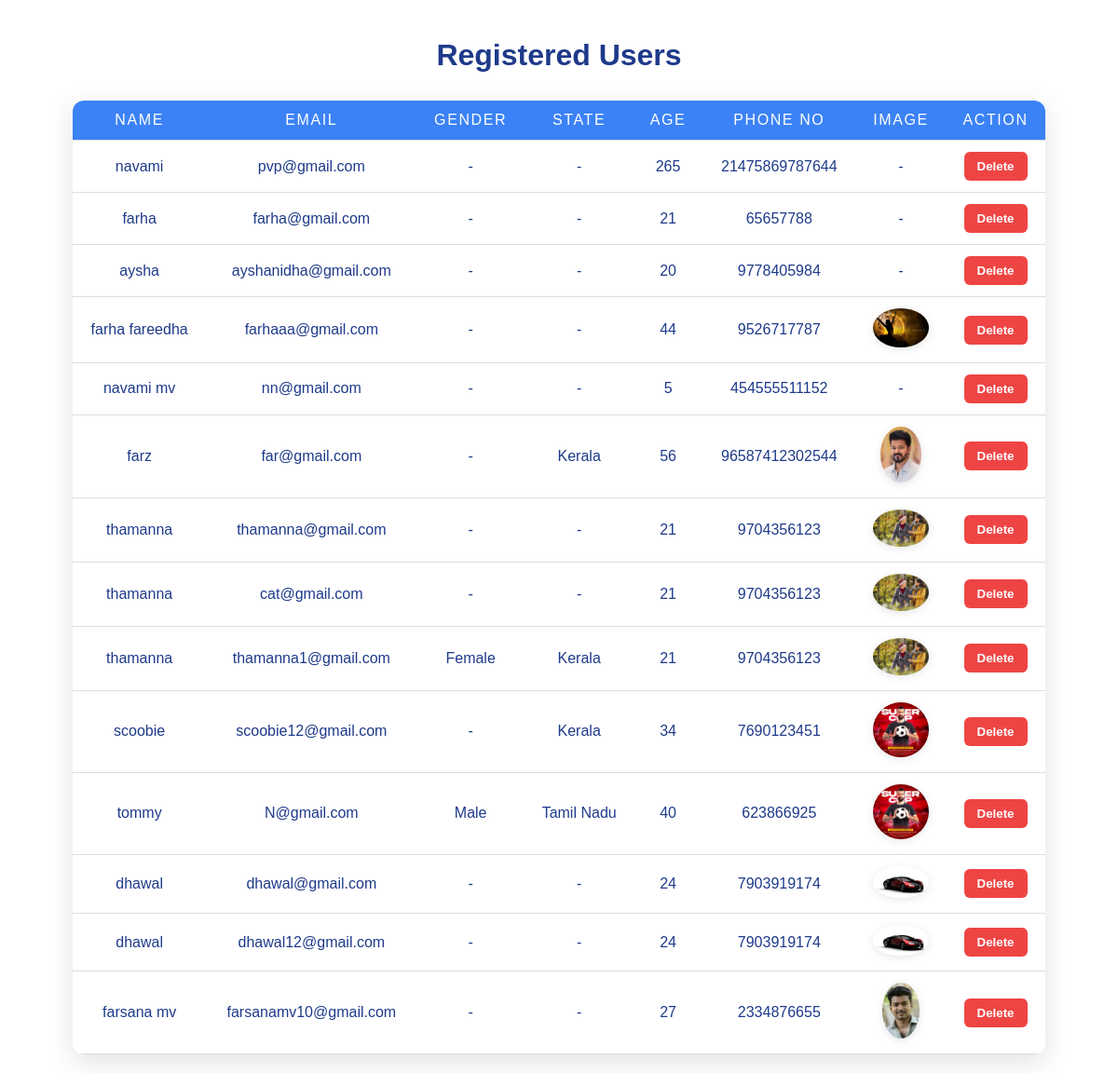
The page /userlist/ on the database its author committed.
### smartdriverapp/models.py (models this page shows)
class Register(models.Model):
    name=models.CharField(max_length=100,null=True,blank=True)
    email=models.CharField(max_length=100,unique=True)
    GENDER_CHOICES = [
        ('M','male'),
        ('F','female'),
        ('O','other'),
    ]
    gender=models.CharField( max_length=1,choices=GENDER_CHOICES,null=True,blank=True)
    password=models.CharField(max_length=100,null=True,blank=True)
    STATE_CHOICES= [
        ('K','kerala'),
        ('KA','karnataka'),
        ('T','tamilnadu'),
        ('O','other'),
    ]
    state=models.CharField(max_length=2,choices=STATE_CHOICES,null=True,blank=True)
    age=models.IntegerField(null=True,blank=True)
    phone_no=models.IntegerField(null=True,blank=True)
    licenceno=models.CharField(max_length=50,null=True,blank=True)
    image=models.FileField(upload_to='image/',null=True,blank=True)

### smartdriverapp/views.py (the view)
# urls.py: path('userlist/',views.userlist,name='userlist'),
def userlist(request):
    user=models.Register.objects.all()
    return render(request,'userlist.html',{'u':user})

### smartdriverapp/templates/userlist.html (shortened to what this page needs)
<!DOCTYPE html>
<html lang="en">
<head>
</head>
<body>
    <h1>Registered Users</h1>
    {% if u %}
    <table>
        <thead>
            <tr>
                <th>Name</th>
                <th>Email</th>
                <th>Gender</th>
                <th>State</th>
                <th>Age</th>
                <th>Phone No</th>
                <th>Image</th>
                <th>Action</th>
            </tr>
        </thead>
        <tbody>
            {% for user in u %}
            <tr>
                <td>{{ user.name|default:"-" }}</td>
                <td>{{ user.email }}</td>
                <td>
                    {% if user.gender == 'M' %} Male
                    {% elif user.gender == 'F' %} Female
                    {% elif user.gender == 'O' %} Other
                    {% else %} -
                    {% endif %}
                </td>
                <td>
                    {% if user.state == 'K' %} Kerala
                    {% elif user.state == 'KA' %} Karnataka
                    {% elif user.state == 'T' %} Tamil Nadu
                    {% elif user.state == 'O' %} Other
                    {% else %} -
                    {% endif %}
                </td>
                <td>{{ user.age|default:"-" }}</td>
                <td>{{ user.phone_no|default:"-" }}</td>
                <td>
                    {% if user.image %}
                        <img src="{{ user.image.url }}" alt="User Image" />
                    {% else %}
                        -
                    {% endif %}
                </td>
                <td>
                    <form method="POST" action="{% url 'deleteuserlist' user.id %}" onsubmit="return confirm('Are you sure you want to delete this user?');">
                        <button type="submit" class="btn-delete">Delete</button>
                    </form>
                </td>
            </tr>
            {% endfor %}
        </tbody>
    </table>
    {% else %}
    <div class="no-data">No users found.</div>
    {% endif %}
</body>
</html>

### smartdriverapp/templates/userlist.html (style rules this page uses)
body { font-family: Arial, sans-serif; margin: 0; padding: 20px; background: url('https://images.unsplash.com/photo-1506744038136-46273834b3fb?auto=format&fit=crop&w=1470&q=80') no-repeat center center fixed; background-size: cover; color: #333; min-height: 100vh; position: relative; overflow-x: hidden; }
body::before { content: ""; position: fixed; top: 0; left: 0; right: 0; bottom: 0; background: rgba(255, 255, 255, 0.35); backdrop-filter: blur(8px); z-index: -1; }
h1 { text-align: center; margin-bottom: 30px; color: #1e3a8a; text-shadow: 1px 1px 5px rgba(255,255,255,0.8); }
table { width: 90%; margin: 0 auto; border-collapse: collapse; box-shadow: 0 8px 30px rgba(0, 0, 0, 0.12); background: rgba(255, 255, 255, 0.8); border-radius: 12px; overflow: hidden; animation: fadeInTable 1s ease forwards; }
th, td { padding: 12px 15px; text-align: center; border-bottom: 1px solid #ddd; font-weight: 500; color: #1e3a8a; }
th { background-color: #3b82f6; color: white; text-transform: uppercase; letter-spacing: 0.1em; user-select: none; }
img { max-width: 60px; max-height: 60px; border-radius: 50%; object-fit: cover; box-shadow: 0 2px 10px rgba(0,0,0,0.1); transition: transform 0.3s ease; }
.btn-delete { background-color: #ef4444; border: none; color: white; padding: 8px 14px; border-radius: 6px; cursor: pointer; font-weight: 600; transition: background-color 0.3s ease; }
tbody tr { opacity: 0; animation: fadeInRow 0.6s ease forwards; }
tbody tr:nth-child(1) { animation-delay: 0.1s; }
tbody tr:nth-child(2) { animation-delay: 0.25s; }
tbody tr:nth-child(3) { animation-delay: 0.4s; }
tbody tr:nth-child(4) { animation-delay: 0.55s; }
tbody tr:nth-child(5) { animation-delay: 0.7s; }
tbody tr:nth-child(6) { animation-delay: 0.85s; }
tbody tr:nth-child(7) { animation-delay: 1s; }

### rows shown on the page
Register: name "navami", email "pvp@gmail.com", age "265", phone_no "21475869787644"
Register: name "farha", email "farha@gmail.com", age "21", phone_no "65657788"
Register: name "aysha", email "ayshanidha@gmail.com", age "20", phone_no "9778405984"
Register: name "farha fareedha", email "farhaaa@gmail.com", age "44", phone_no "9526717787", image (picture)
Register: name "navami mv", email "nn@gmail.com", age "5", phone_no "454555511152"
Register: name "farz", email "far@gmail.com", state "Kerala", age "56", phone_no "96587412302544", image (picture)
Register: name "thamanna", email "thamanna@gmail.com", age "21", phone_no "9704356123", image (picture)
Register: name "thamanna", email "cat@gmail.com", age "21", phone_no "9704356123", image (picture)
Register: name "thamanna", email "thamanna1@gmail.com", gender "Female", state "Kerala", age "21", phone_no "9704356123", image (picture)
Register: name "scoobie", email "scoobie12@gmail.com", state "Kerala", age "34", phone_no "7690123451", image (picture)
Register: name "tommy", email "N@gmail.com", gender "Male", state "Tamil Nadu", age "40", phone_no "623866925", image (picture)
Register: name "dhawal", email "dhawal@gmail.com", age "24", phone_no "7903919174", image (picture)
Register: name "dhawal", email "dhawal12@gmail.com", age "24", phone_no "7903919174", image (picture)
Register: name "farsana mv", email "farsanamv10@gmail.com", age "27", phone_no "2334876655", image (picture)
